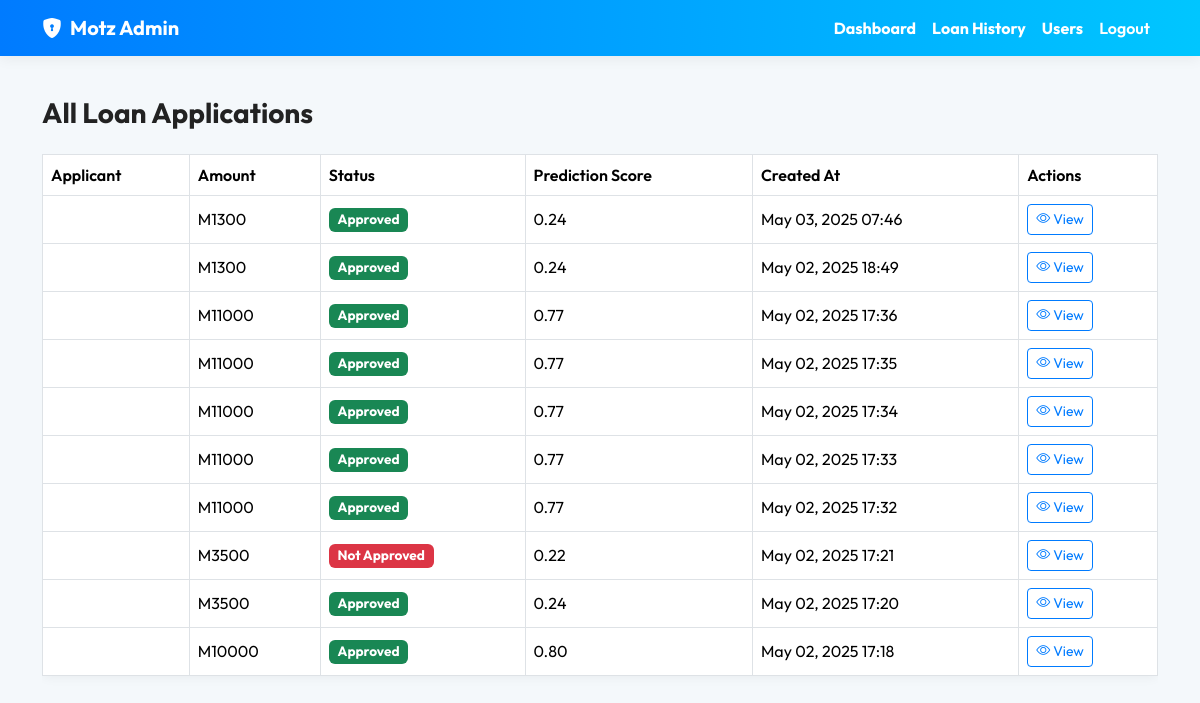
The page /motz/admin/loan-history/ on the database as committed earlier.
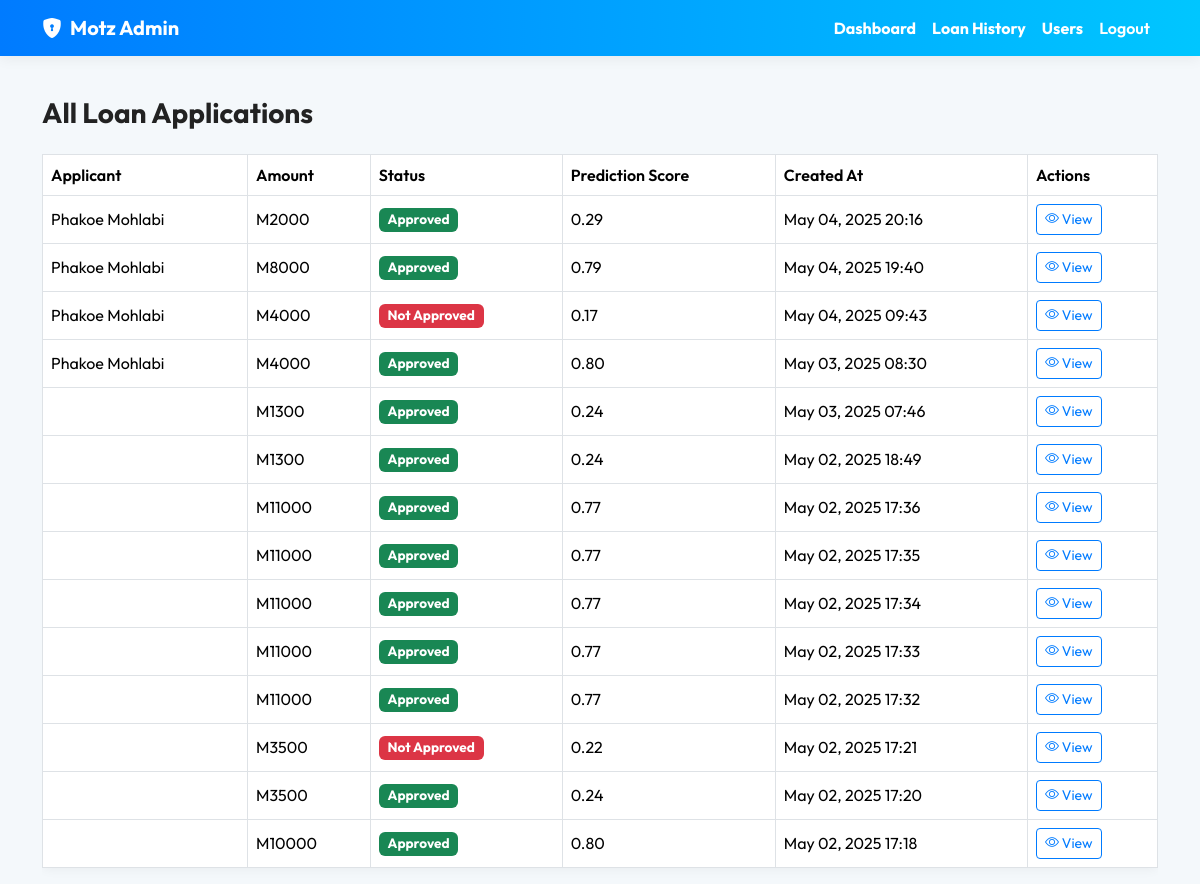
The same page on the database as committed later.
### Service/models.py (models this page shows, shortened)
class LoanApplication(models.Model):
    GENDER_CHOICES = [('Male', 'Male'), ('Female', 'Female')]
    MARRIED_CHOICES = [('Yes', 'Yes'), ('No', 'No')]
    DEPENDENTS_CHOICES = [('0', '0'), ('1', '1'), ('2', '2'), ('3+', '3+')]
    EDUCATION_CHOICES = [('Graduate', 'Graduate'), ('Not Graduate', 'Not Graduate')]
    SELF_EMPLOYED_CHOICES = [('Yes', 'Yes'), ('No', 'No')]
    PROPERTY_AREA_CHOICES = [('Urban', 'Urban'), ('Semiurban', 'Semiurban'), ('Rural', 'Rural')]
    CREDIT_HISTORY_CHOICES = [(1, 'Yes'), (0, 'No')]
    user = models.ForeignKey(User, on_delete=models.CASCADE)
    gender = models.CharField(max_length=10, choices=GENDER_CHOICES)
    married = models.CharField(max_length=10, choices=MARRIED_CHOICES)
    dependents = models.CharField(max_length=2, choices=DEPENDENTS_CHOICES)
    education = models.CharField(max_length=20, choices=EDUCATION_CHOICES)
    self_employed = models.CharField(max_length=10, choices=SELF_EMPLOYED_CHOICES)
    applicant_income = models.PositiveIntegerField()
    coapplicant_income = models.PositiveIntegerField()
    loan_amount = models.PositiveIntegerField()
    loan_amount_term = models.PositiveIntegerField(help_text="In months (e.g. 360)")
    credit_history = models.IntegerField(choices=CREDIT_HISTORY_CHOICES)
    predicted_status = models.CharField(max_length=20, null=True, blank=True)
    prediction_score = models.FloatField(null=True, blank=True)
    property_area = models.CharField(max_length=20, choices=PROPERTY_AREA_CHOICES)
    created_at = models.DateTimeField(auto_now_add=True)
    recommended_amount = models.PositiveIntegerField(null=True, blank=True, help_text="Suggested amount if initial request not approved")

### Service/views.py (the view)
# urls.py: path('motz/admin/loan-history/', views.admin_loan_history, name='admin_loan_history'),
def admin_loan_history(request):
    loan_apps = LoanApplication.objects.all().order_by('-created_at')  # You can paginate if needed
    return render(request, 'service/admin/admin_loan_history.html', {'loan_apps': loan_apps})

### Service/templates/service/admin/admin_loan_history.html (shortened to what this page needs)
<!DOCTYPE html>
<html lang="en">
<head>
  <link href="https://cdn.jsdelivr.net/npm/bootstrap@5.3.2/dist/css/bootstrap.min.css" rel="stylesheet">
  <link rel="stylesheet" href="https://cdn.jsdelivr.net/npm/bootstrap-icons@1.10.5/font/bootstrap-icons.css">
</head>
<body>
  {% include "service/admin/navbar.html" %}
  <div class="container mt-5 pt-5">
    <h3 class="mb-4">All Loan Applications</h3>
    <div class="table-responsive">
      <table class="table table-bordered table-hover shadow-sm bg-white rounded">
        <thead>
          <tr>
            <th>Applicant</th>
            <th>Amount</th>
            <th>Status</th>
            <th>Prediction Score</th>
            <th>Created At</th>
            <th>Actions</th>
          </tr>
        </thead>
        <tbody>
          {% for app in loan_apps %}
          <tr>
            <td>{{ app.user.get_full_name }}</td>
            <td>M{{ app.loan_amount }}</td>
            <td>
              {% if app.predicted_status == 'Approved' %}
                <span class="badge bg-success">Approved</span>
              {% else %}
                <span class="badge bg-danger">Not Approved</span>
              {% endif %}
            </td>
            <td>{{ app.prediction_score|floatformat:2 }}</td>
            <td>{{ app.created_at|date:"M d, Y H:i" }}</td>
            <td>
              <button class="btn btn-sm btn-outline-primary" data-bs-toggle="modal" data-bs-target="#loanDetailModal"
                  data-user="{{ app.user.get_full_name }}"
                  data-amount="{{ app.loan_amount }}"
                  data-status="{{ app.predicted_status }}"
                  data-score="{{ app.prediction_score|floatformat:2 }}"
                  data-gender="{{ app.gender }}"
                  data-education="{{ app.education }}"
                  data-self-employed="{{ app.self_employed }}"
                  data-property="{{ app.property_area }}"
                  data-created="{{ app.created_at|date:'M d, Y H:i' }}">
                <i class="bi bi-eye"></i> View
              </button>
            </td>
          </tr>
          {% empty %}
          <tr>
            <td colspan="6" class="text-center text-muted">No loan applications found.</td>
          </tr>
          {% endfor %}
        </tbody>
      </table>
    </div>
  </div>
</body>
</html>

Rows that differ between the two databases and show on the page:
added LoanApplication: user.get_full_name "Phakoe Mohlabi", loan_amount "2000", predicted_status "Approved", prediction_score "0.29", created_at "May 04, 2025 20:16"
added LoanApplication: user.get_full_name "Phakoe Mohlabi", loan_amount "8000", predicted_status "Approved", prediction_score "0.79", created_at "May 04, 2025 19:40"
added LoanApplication: user.get_full_name "Phakoe Mohlabi", loan_amount "4000", predicted_status "Not Approved", prediction_score "0.17", created_at "May 04, 2025 09:43"
added LoanApplication: user.get_full_name "Phakoe Mohlabi", loan_amount "4000", predicted_status "Approved", prediction_score "0.80", created_at "May 03, 2025 08:30"
